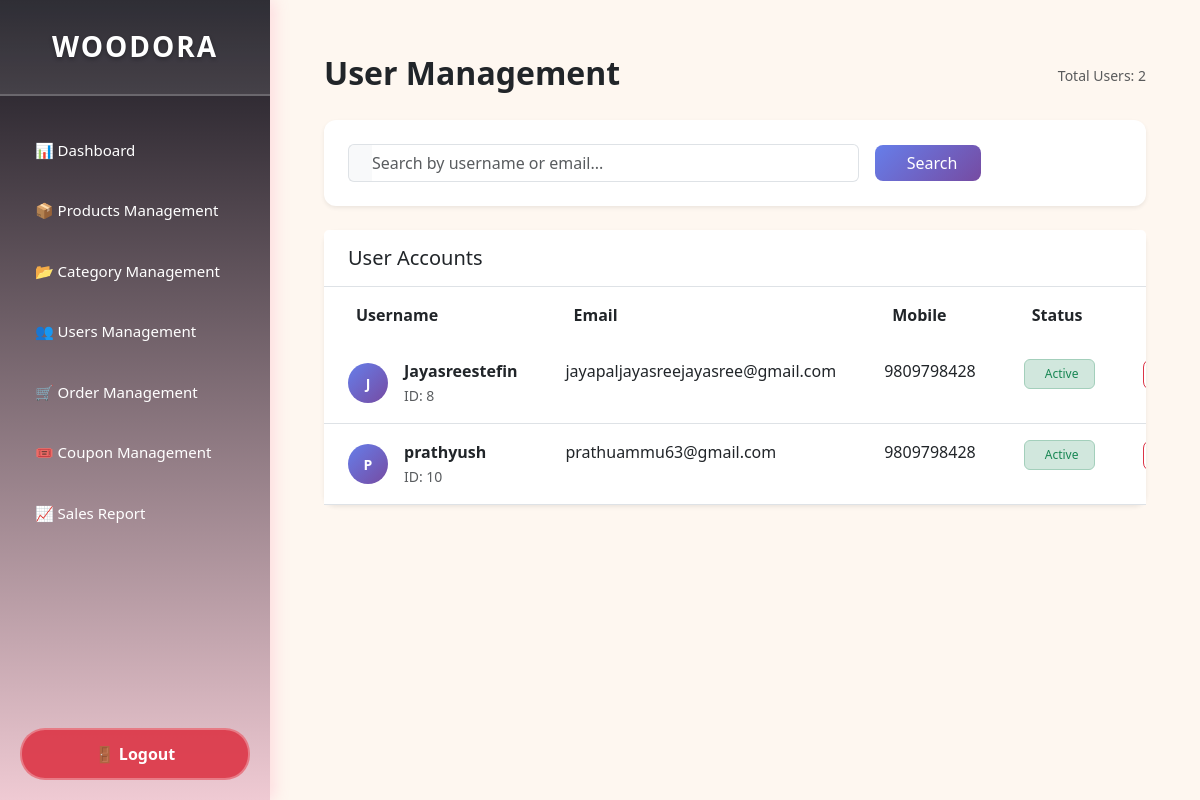
The page /custom_admin/users/ (signed in) on the database its author committed.
### home/models.py (models this page shows, shortened)
class CustomUser(AbstractUser):
    email = models.EmailField(unique=True)

class Profile(models.Model):
    user = models.OneToOneField(settings.AUTH_USER_MODEL, on_delete=models.CASCADE)
    mobile_number = models.CharField(max_length=15, null=True, blank=True)
    pending_email = models.EmailField(null=True, blank=True)
    email_verification_token = models.UUIDField(default=uuid.uuid4, editable=False, null=True, blank=True)

### custom_admin/views.py (the view)
# urls.py: path('users/', views.user_management, name='users'),
@superuser_required
@login_required
def user_management(request):
    query = request.GET.get('search', '')
    if query:
        users = User.objects.exclude(is_superuser=True).filter(
            Q(username__icontains=query) | Q(email__icontains=query)
        )
    else:
        users = User.objects.exclude(is_superuser=True)
    return render(request, 'custom_admin/users.html', {
        'users': users,
        'search_query': query,
    })

### custom_admin/views.py (called while the page is built)
def superuser_required(view_func):
    decorated_view_func = user_passes_test(
        lambda u: u.is_superuser,
        login_url='custom_admin:signin'
    )(view_func)
    return decorated_view_func

### home/context_processors.py (called while the page is built)
def breadcrumbs(request):
    path_parts = request.path.strip('/').split('/')
    breadcrumbs = [{'title': 'Home', 'url': '/'}]
    if not path_parts or path_parts == ['']:
        return {'breadcrumbs': breadcrumbs}
    url = ''
    for i, part in enumerate(path_parts):
        url += f'/{part}'
        title = part.replace('-', ' ').title()
        if path_parts[0] == 'products' and path_parts[1] == 'products_details' and part.isdigit():
            try:
                product = Product.objects.get(id=part)
                title = product.name
            except Product.DoesNotExist:
                title = 'Product Not Found'
        breadcrumbs.append({'title': title, 'url': url})
    return {'breadcrumbs': breadcrumbs}

### products/context_processors.py (called while the page is built)
def cart_item_count(request):
    count = 0
    if request.user.is_authenticated:
        try:
            cart = Cart.objects.get(user=request.user)
            count = CartItem.objects.filter(cart=cart).count()
        except Cart.DoesNotExist:
            count = 0
    return {'cart_count': count}

### templates/custom_admin/users.html (shortened to what this page needs)
{% extends 'custom_admin/index.html' %}
{% load static %}
{% block content %}
<div class="container-fluid px-4 py-4">
    <div class="d-flex justify-content-between align-items-center mb-4">
        <div>
            <h2 class="fw-bold text-dark mb-1">User Management</h2>
        </div>
        <div class="text-muted">
            <small>Total Users: {{ users|length }}</small>
        </div>
    </div>
    <div class="card border-0 shadow-sm mb-4">
        <div class="card-body p-4">
            <form method="GET" action="{% url 'custom_admin:users' %}">
                <div class="row g-3 align-items-center">
                    <div class="col-md-8">
                        <div class="input-group">
                            <span class="input-group-text bg-light border-end-0">
                            </span>
                            <input
                                type="text"
                                name="search"
                                class="form-control border-start-0 ps-0"
                                placeholder="Search by username or email..."
                                value="{{ search_query }}"
                            >
                        </div>
                    </div>
                    <div class="col-md-4">
                        <div class="d-grid gap-2 d-md-flex">
                            <button class="btn btn-primary px-4" type="submit">
                                Search
                            </button>
                        </div>
                    </div>
                </div>
            </form>
        </div>
    </div>
    <div class="card border-0 shadow-sm">
        <div class="card-header bg-white border-bottom py-3">
            <h5 class="mb-0 text-dark">
                User Accounts
            </h5>
        </div>
        <div class="card-body p-0">
            {% if users %}
                <div class="table-responsive">
                    <table class="table table-hover mb-0">
                        <thead class="bg-light">
                            <tr>
                                <th class="border-0 py-3 px-4 fw-semibold text-dark">
                                    Username
                                </th>
                                <th class="border-0 py-3 px-4 fw-semibold text-dark">
                                    Email
                                </th>
                                <th class="border-0 py-3 px-4 fw-semibold text-dark">
                                    Mobile
                                </th>
                                <th class="border-0 py-3 px-4 fw-semibold text-dark">
                                    Status
                                </th>
                                <th class="border-0 py-3 px-4 fw-semibold text-dark text-center">
                                </th>
                            </tr>
                        </thead>
                        <tbody>
                            {% for user in users %}
                                <tr class="border-bottom">
                                    <td class="py-3 px-4">
                                        <div class="d-flex align-items-center">
                                            <div class="avatar-circle me-3">
                                                {{ user.username|first|upper }}
                                            </div>
                                            <div>
                                                <div class="fw-semibold text-dark">{{ user.username }}</div>
                                                <small class="text-muted">ID: {{ user.id }}</small>
                                            </div>
                                        </div>
                                    </td>
                                    <td class="py-3 px-4">
                                        <span class="text-dark">{{ user.email }}</span>
                                    </td>
                                    <td class="py-3 px-4">
                                        {% if user.profile.mobile_number %}
                                            <span class="text-dark">{{ user.profile.mobile_number }}</span>
                                        {% else %}
                                            <span class="text-muted fst-italic">Not provided</span>
                                        {% endif %}
                                    </td>
                                    <td class="py-3 px-4">
                                        {% if user.is_active %}
                                            <span class="badge bg-success-subtle text-success border border-success-subtle px-3 py-2">
                                                Active
                                            </span>
                                        {% else %}
                                            <span class="badge bg-danger-subtle text-danger border border-danger-subtle px-3 py-2">
                                                <i class="fas fa-times-circle me-1"></i>Blocked
                                            </span>
                                        {% endif %}
                                    </td>
                                    <td class="py-3 px-4 text-center">
                                        <form method="POST" action="{% url 'custom_admin:block_unblock_user' %}" class="d-inline">
                                            {% if user.is_active %}
                                                <button
                                                    type="submit"
                                                    name="action"
                                                    value="block"
                                                    class="btn btn-outline-danger btn-sm px-3"
                                                    onclick="return confirm('Are you sure you want to block this user?')"
                                                >
                                                </button>
                                            {% endif %}
                                        </form>
                                    </td>
                                </tr>
                            {% endfor %}
                        </tbody>
                    </table>
                </div>
            {% endif %}
        </div>
    </div>
</div>
{% endblock %}

### templates/custom_admin/index.html (style rules this page uses)
body { margin: 0; padding: 0; font-family: 'Segoe UI', Tahoma, Geneva, Verdana, sans-serif; background-color: #fef7f0; }

### templates/custom_admin/users.html (style rules this page uses)
.avatar-circle { width: 40px; height: 40px; border-radius: 50%; background: linear-gradient(135deg, #667eea 0%, #764ba2 100%); display: flex; align-items: center; justify-content: center; color: white; font-weight: 600; font-size: 14px; }
.card { border-radius: 12px; }
.btn { border-radius: 8px; font-weight: 500; }
.btn-primary { background: linear-gradient(135deg, #667eea 0%, #764ba2 100%); border: none; }
.badge { font-size: 0.75rem; font-weight: 500; }
.shadow-sm { box-shadow: 0 0.125rem 0.25rem rgba(0, 0, 0, 0.075) !important; }

### rows shown on the page
CustomUser: username|first "J", username "Jayasreestefin", id "8", email "jayapaljayasreejayasree@gmail.com", profile.mobile_number "9809798428", is_active "Active"
CustomUser: username|first "P", username "prathyush", id "10", email "prathuammu63@gmail.com", profile.mobile_number "9809798428", is_active "Active"

### other values the page prints
{{ users|length }} "2"
